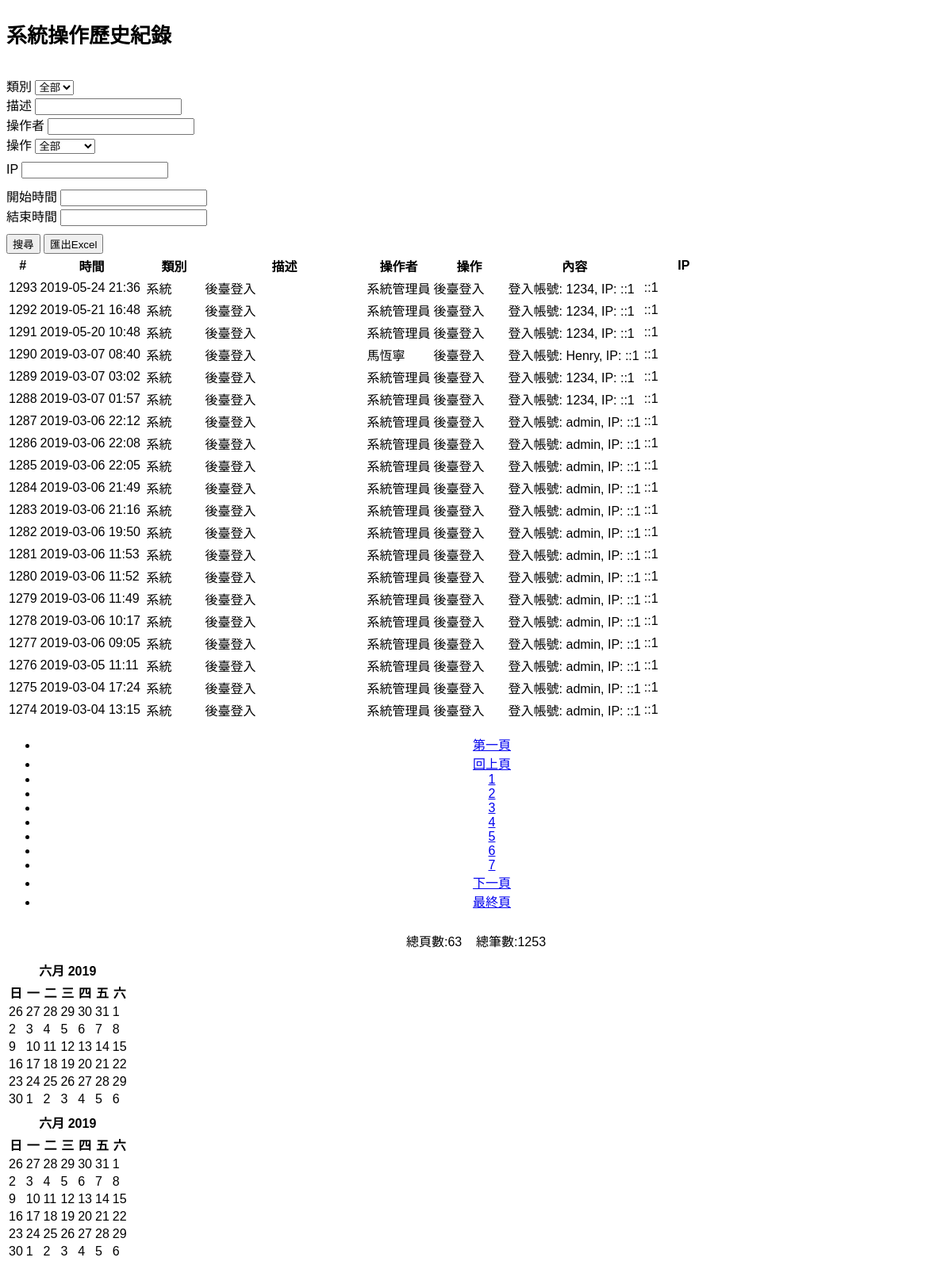
Page /admin/sys/sys_history.php (signed in, lower part) on the earlier database version.
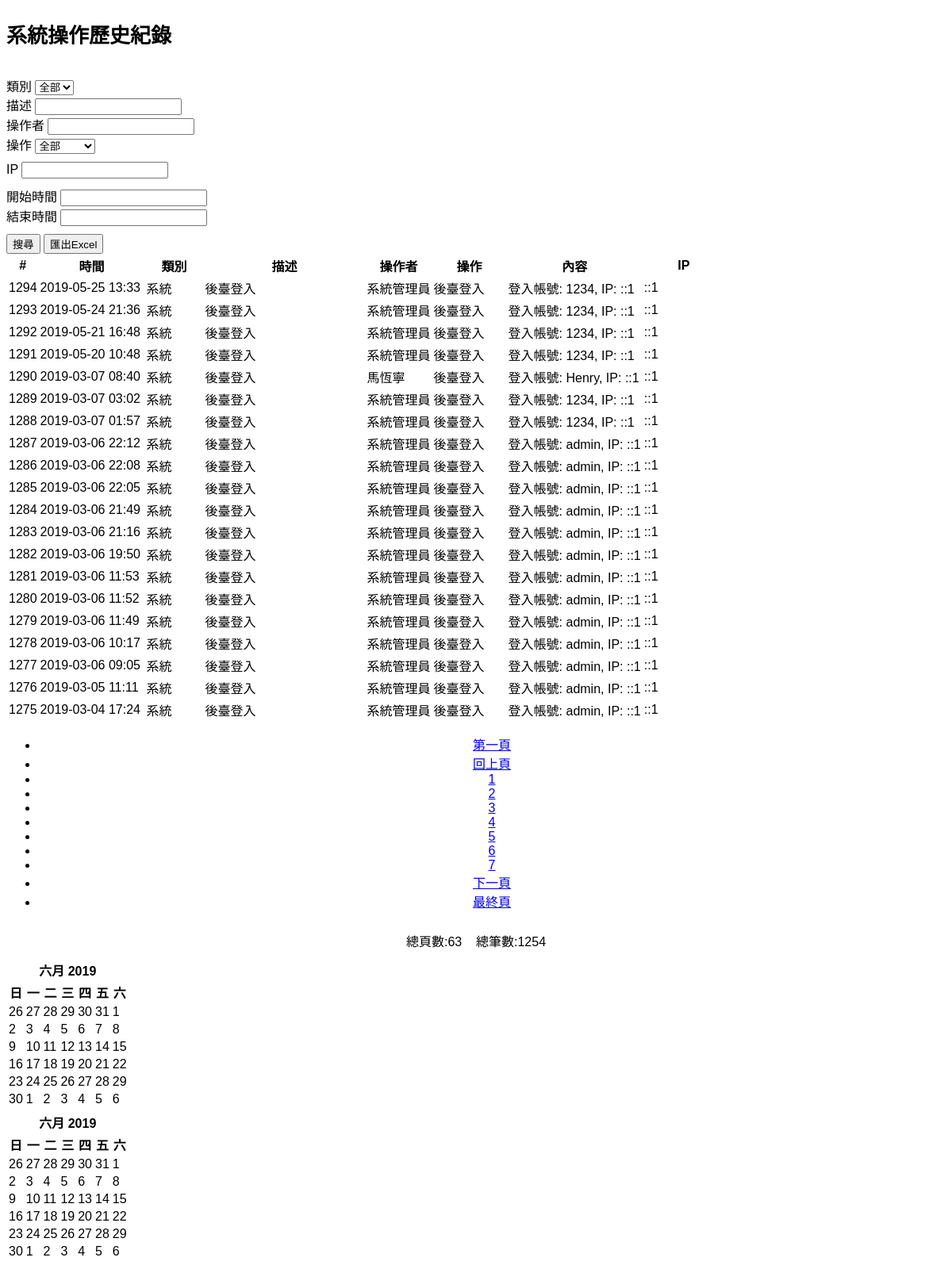
Same page on the later database version.
### tables this page shows
CREATE TABLE `js_history` (
  `jshist_sn` int(10) UNSIGNED NOT NULL,
  `jshist_add_date` int(10) UNSIGNED NOT NULL DEFAULT '0',
  `jshist_sys_type` tinyint(3) UNSIGNED NOT NULL DEFAULT '0' COMMENT '0: sys, 1:device',
  `jshist_sys_type_desc` varchar(50) DEFAULT '',
  `jshist_user` int(10) UNSIGNED NOT NULL DEFAULT '0' COMMENT '0: sys, >0: user sn',
  `jshist_op_type` tinyint(3) UNSIGNED NOT NULL DEFAULT '0' COMMENT '0: otrers, 1:add, 2:update, 3:delete, 4:backend login',
  `jshist_op_desc` text,
  `jshist_ip` varchar(16) DEFAULT '',
  `jsft_sn` int(10) UNSIGNED NOT NULL DEFAULT '1' COMMENT 'js_foctory.jsft_sn'
);

CREATE TABLE `js_user` (
  `jsuser_sn` int(10) UNSIGNED NOT NULL,
  `jsuser_account` varchar(32) NOT NULL,
  `jsuser_password` varchar(32) NOT NULL,
  `jsuser_name` varchar(32) NOT NULL DEFAULT '' COMMENT '姓名',
  `jsuser_email` varchar(64) NOT NULL DEFAULT '',
  `jsuser_add_date` int(10) UNSIGNED NOT NULL DEFAULT '0',
  `jsuser_mod_date` int(10) UNSIGNED NOT NULL DEFAULT '0',
  `jsuser_status` tinyint(4) NOT NULL DEFAULT '1' COMMENT '-1 刪除 1: 啟用 2:關閉',
  `jsuser_admin_permit` tinyint(5) NOT NULL DEFAULT '3' COMMENT '0: 華邦廠務(WB_user) 1: 系統管理員(Admin) 2:廠商(WT_user) 3:華邦使用者(Gust-其它部門) 4: 華邦 Hookup(WB_Hookup)',
  `jsuser_update` int(10) UNSIGNED NOT NULL DEFAULT '0'
);

### _setting.php (called while the page is built, shortened)
<?php
function GetParam($pname, $default='') {
	if(isset($_GET[$pname]) || isset($_POST[$pname])) {
		$retstr= trim ((isset($_POST[$pname]))?@$_POST[$pname]:@$_GET[$pname]);
		if(inject_check($retstr)) {
			return '';
		} else {
			return $retstr;
		}
	} else {
		return $default;
	}
}
?>

### admin/sys/func.php (called while the page is built, shortened)
<?php
function getHistory($where='', $offset=30, $rows=0) {
	$ret_data = array();
	$conn = getDB();
	if(empty($where))
		$sql="select * from js_history a left join js_user b on a.jshist_user=b.jsuser_sn order by jshist_add_date desc, jshist_sn desc limit $offset, $rows";
	else
		$sql="select * from js_history a left join js_user b on a.jshist_user=b.jsuser_sn where 1=1 and ( $where ) order by jshist_add_date desc, jshist_sn desc limit $offset, $rows";
	$qresult = $conn->query($sql);
	if ($qresult->num_rows > 0) {
		while($row = $qresult->fetch_assoc()) {
			$ret_data[] = $row;
		}
	}
	return $ret_data;
}
function getHistoryQty($where='') {
	$ret_data = 0;
	$conn = getDB();
	if(empty($where))
		$sql="select count(*) from js_history a left join js_user b on a.jshist_user=b.jsuser_sn";
	else
		$sql="select count(*) from js_history a left join js_user b on a.jshist_user=b.jsuser_sn where 1=1 and ( $where )";
	$qresult = $conn->query($sql);
	if ($qresult->num_rows > 0) {
		while($row = $qresult->fetch_assoc()) {
			$ret_data = $row['count(*)'];
		}
	}
	return $ret_data;
}
?>

### admin/sys/sys_history.php (the view, shortened to what this page needs)
<?php
include_once("./func.php");
$sys_type_mapping = array(0=>'系統', 1=>'設備');
$op_type_mapping = array(0=>'其它', 1=>'新增', 2=>'修改', 3=>'刪除', 4=>'後臺登入');
$op=GetParam('op');
if(!empty($op)) {
	$ret_code = 1;
	$ret_msg = '';
	$ret_data = array();
	switch ($op) {
		case 'export_excel':
			set_time_limit(300);
			header("Content-Type:text/html; charset=utf-8");
			include_once(WT_PATH_ROOT.'/lib/PHPExcel_1.8.0/PHPExcel.php');
			include_once(WT_PATH_ROOT.'/lib/PHPExcel_1.8.0/PHPExcel/Writer/Excel2007.php');
			$inputfilename = WT_PATH_ROOT.'/admin/sys/history_report.xls';
			if(!file_exists($inputfilename)) exceptions("查無Excel巡檢表");
			$originalexcel = PHPExcel_IOFactory::load($inputfilename);
			$search_where = $_SESSION['query']['sys_history'];
			$record_list = getHistory($search_where, 0, 100000000);
			$add_date = date('Y/m/d H:i:s');
			$sheetname = '系統操作歷史紀錄';
			$sheet = $originalexcel->getSheetByName($sheetname);
			$sheet->setCellValue('A1', "系統操作歷史紀錄");
			$sheet->setCellValue('A2', "製表時間：{$add_date}");
			foreach ($record_list as $i=>$v) {
				$row = $i+4;
				$sheet->setCellValue('A'.$row, $v['jshist_sn']);
				$sheet->setCellValue('B'.$row, date('Y-m-d H:i', $v['jshist_add_date']));
				$sheet->setCellValue('C'.$row, $sys_type_mapping[$v['jshist_sys_type']]);
				$sheet->setCellValue('D'.$row, $v['jshist_sys_type_desc']);
				$sheet->setCellValue('E'.$row, $v['jsuser_name']);
				$sheet->setCellValue('F'.$row, $op_type_mapping[$v['jshist_op_type']]);
				$sheet->setCellValue('G'.$row, $v['jshist_op_desc']);
				$sheet->setCellValue('H'.$row, $v['jshist_ip']);
			}
			$sheet->setTitle('系統操作歷史紀錄');
			$excelextend = substr($inputfilename, strpos($inputfilename, "."));
			$filename="history_".date("YmdHis");
			header('Content-Type: application/vnd.openxmlformats-officedocument.spreadsheetml.sheet');
			header("Content-Disposition: attachment;filename=".$filename.$excelextend);
			header('Cache-Control: max-age=0');
			if($excelextend == "xlsx")
				$objWriter = PHPExcel_IOFactory::createWriter($originalexcel, 'Excel2007');
			else
				$objWriter = PHPExcel_IOFactory::createWriter($originalexcel, 'Excel5');
			$objWriter->save('php://output');
			exit;
			break;
		default:
			$ret_msg = 'error!';
			break;
	}
	echo enclode_ret_data($ret_code, $ret_msg, $ret_data);
	exit;
} else {
	if(($jshist_sys_type_desc = GetParam('jshist_sys_type_desc'))) {
		$search_where[] = "jshist_sys_type_desc like '%{$jshist_sys_type_desc}%'";
		$search_query_string['jshist_sys_type_desc'] = $jshist_sys_type_desc;
	}
	if(($jshist_user = GetParam('jshist_user'))) {
		$search_where[] = "b.jsuser_name like '%{$jshist_user}%'";
		$search_query_string['jshist_user'] = $jshist_user;
	}
	if(($jshist_ip = GetParam('jshist_ip'))) {
		$search_where[] = "a.jshist_ip like '%{$jshist_ip}%'";
		$search_query_string['jshist_ip'] = $jshist_ip;
	}
	if(($start = GetParam('start'))) {
		$start_c = str2time($start);
		$search_where[] = "jshist_add_date>={$start_c}";
	}
	if(($end = GetParam('end'))) {
		$end_c = str2time($end);
		$search_where[] = "jshist_add_date<={$end_c}";
	}
	$search_where = isset($search_where) ? implode(' and ', $search_where) : '';
	$pg_page = GetParam('pg_page', 1);
	$pg_rows = 20;
	$pg_total = GetParam('pg_total')=='' ? getHistoryQty($search_where) : GetParam('pg_total');
	$pg_offset = $pg_rows * ($pg_page - 1);
	$pg_pages = $pg_rows == 0 ? 0 : ( (int)(($pg_total + ($pg_rows - 1)) /$pg_rows) );
	$history_list = getHistory($search_where, $pg_offset, $pg_rows);
}
?>
<!DOCTYPE html>
<html lang="en">
    <head>
    	<?php include('./../htmlModule/head.php');?>
		<link rel="stylesheet" href="./../../lib/bootstrap-datetimepicker/bootstrap-datetimepicker.min.css">
    </head>
    <body>
		<div class="container-fluid">
			<div class="row">
				<div class="col-md-12">
					<h3 class="text-center wt-block-title">系統操作歷史紀錄</h3>
    				<div id="search" style="clear:both;">
					    <form autocomplete="off" method="get" action="./sys_history.php" id="search_form" class="form-inline alert alert-info" role="form">
					    	<div class="row">
							    <div class="col-md-12">
								    <div class="form-group">
								        <label for="searchInput1">類別</label>
								        <select class="form-control" id="searchInput11" name="jshist_sys_type">
								            <option selected="selected" value="-1">全部</option>
								        </select>
								    </div>
								    <div class="form-group">
								        <label for="searchInput2">描述</label>
								        <input type="text" class="form-control" id="searchInput2" name="jshist_sys_type_desc" value="<?php echo $jshist_sys_type_desc;?>" placeholder="">
								    </div>
								    <div class="form-group">
								        <label for="searchInput3">操作者</label>
								        <input type="text" class="form-control" id="searchInput3" name="jshist_user" value="<?php echo $jshist_user;?>" placeholder="">
								    </div>
								    <div class="form-group">
								        <label for="searchInput4">操作</label>
								        <select class="form-control" id="searchInput4" name="jshist_op_type">
								            <option selected="selected" value="-1">全部</option>
								        </select>
								    </div>
								</div>
							    <div class="col-md-12" style="margin-top: 10px;">
								    <div class="form-group">
								        <label for="searchInput3">IP</label>
								        <input type="text" class="form-control" id="searchInput3" name="jshist_ip" value="<?php echo $jshist_ip;?>" placeholder="">
								    </div>
								</div>
							    <div class="col-md-12" style="margin-top: 10px;">
								    <div class="form-group">
								        <label for="datetimepicker1">開始時間</label>
								        <input type="text" class="form-control" id="datetimepicker1" name="start" value="<?php echo $start;?>" placeholder="">
								    </div>
								    <div class="form-group">
								        <label for="datetimepicker2">結束時間</label>
								        <input type="text" class="form-control" id="datetimepicker2" name="end" value="<?php echo $end;?>" placeholder="">
								    </div>
								</div>
							    <div class="col-md-12" style="margin-top: 10px;">
								    <button type="submit" class="btn btn-info" op="search">搜尋</button>
							    	<button class="btn btn-info" id="export_excel_btn">匯出Excel</button>
								</div>
						</form>
					</div>
					<table class="table table-striped table-hover table-condensed tablesorter">
						<thead>
							<tr>
								<th width="10px">#</th>
								<th width="130px">時間</th>
								<th width="70px">類別</th>
								<th width="200px">描述</th>
								<th width="80px">操作者</th>
								<th width="90px">操作</th>
								<th>內容</th>
								<th width="100px">IP</th>
							</tr>
						</thead>
						<tbody>
							<?php
								foreach ($history_list as $row) {
									echo '<tr>';
									echo '<td>'.$row['jshist_sn'].'</td>';
									echo '<td>'.date('Y-m-d H:i', $row['jshist_add_date']).'</td>';
									echo '<td>'.$sys_type_mapping[$row['jshist_sys_type']].'</td>';
									echo '<td>'.$row['jshist_sys_type_desc'].'</td>';
									echo '<td>'.$row['jsuser_name'].'</td>';
									echo '<td>'.$op_type_mapping[$row['jshist_op_type']].'</td>';
									echo '<td>'.$row['jshist_op_desc'].'</td>';
									echo '<td>'.$row['jshist_ip'].'</td>';
									echo '</td></tr>';
								}
							?>
						</tbody>
					</table>
    				<?php include('./../htmlModule/page.php');?>
				</div>
			</div>
		</div>
    </body>
</html>

### admin/htmlModule/head.php (shortened to what this page needs)
<link rel="stylesheet" href="./../css/com.css">
<link rel="stylesheet" href="<?php echo WT_SERVER;?>/lib/jasny-bootstrap/3.1.3/css/jasny-bootstrap.min.css">

### admin/htmlModule/page.php (shortened to what this page needs)
<div style="width:100%; text-align:center;" class="content">
	<ul id="pagination" class="pagination-md"></ul>
    <div style="padding:10px;">總頁數:<?php echo $pg_pages;?>&nbsp;&nbsp;&nbsp;&nbsp;總筆數:<?php echo $pg_total;?></div>
</div>

### admin/css/com.css (style rules this page uses)
body,td,th,a { font-family: "黑體", "微軟正黑體", "adobe-clean", "HelveticaNeue-Light", "Helvetica", "Arial", "宋体", "sans-serif" !important; }
*::before,*::after { box-sizing: border-box; }
.wt-block-title { font-size: 26px; font-weight: bold; line-height: 50px; }

Differences in the rows shown:
no longer on this page (row unchanged): js_history: jshist_sn "1274", jshist_add_date "2019-03-04 13:15", jshist_sys_type "系統", jshist_sys_type_desc "後臺登入", js_user.jsuser_name "系統管理員", jshist_op_type "後臺登入", jshist_op_desc "登入帳號: admin, IP: ::1", jshist_ip "::1"
added js_history: jshist_sn "1294", jshist_add_date "2019-05-25 13:33", jshist_sys_type "系統", jshist_sys_type_desc "後臺登入", js_user.jsuser_name "系統管理員", jshist_op_type "後臺登入", jshist_op_desc "登入帳號: 1234, IP: ::1", jshist_ip "::1"
Other differences:
$pg_total: "1253" → "1254"
